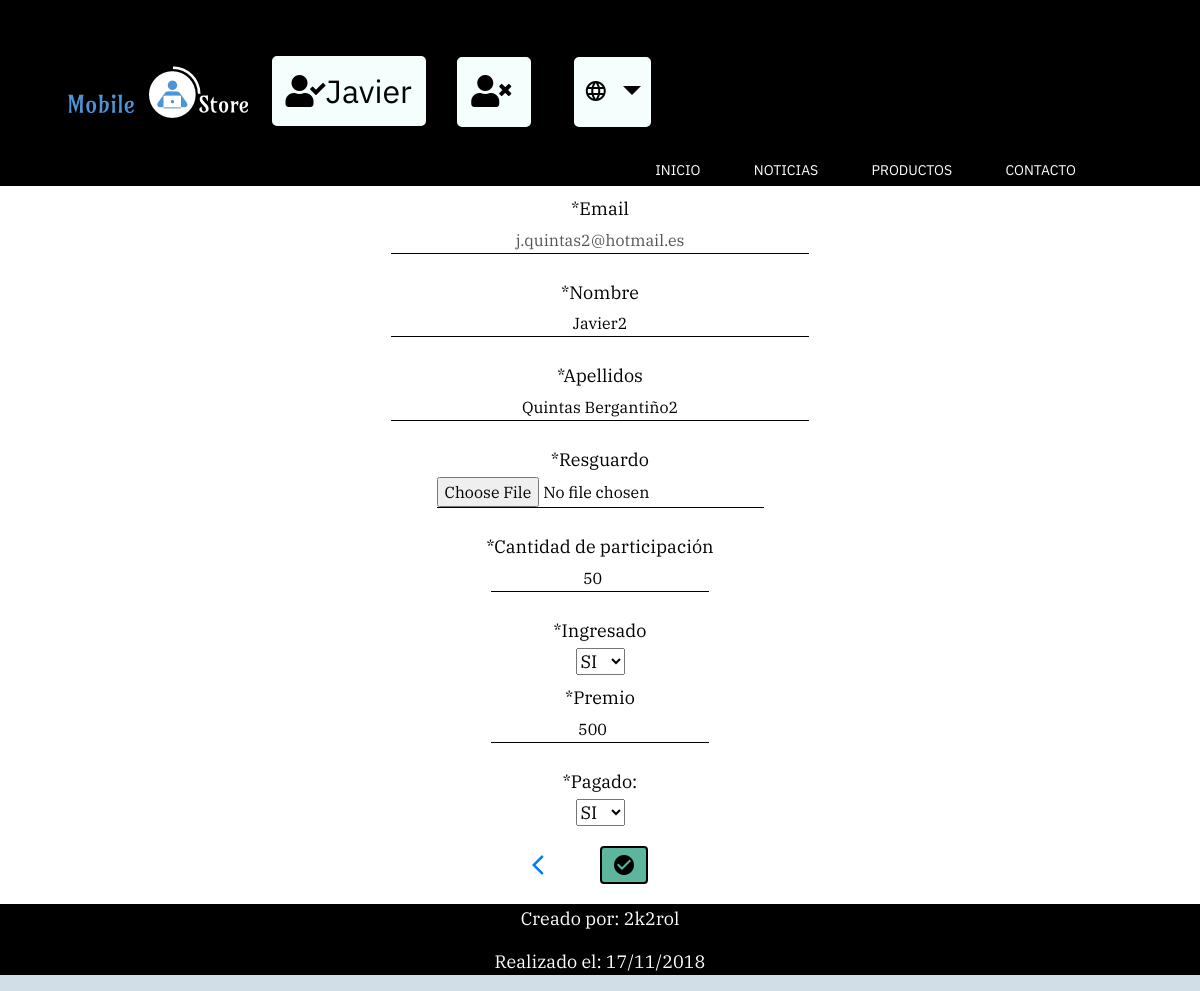
The page /Controller/Loteriaiu_Controller.php?action=edit&email=j.quintas2@hotmail.es (signed in) on the database its author committed.
### tables this page shows
CREATE TABLE `LOTERIAIU` (
  `lot.email` varchar(60) NOT NULL COMMENT 'email del que participa en la loteria',
  `lot.nombre` varchar(30) NOT NULL COMMENT 'nombre del que participa en la loteria',
  `lot.apellidos` varchar(40) NOT NULL COMMENT 'apellidos del que participa en la loteria',
  `lot.participacion` int(3) NOT NULL COMMENT 'importe con el que participa en la loteria',
  `lot.resguardo` varchar(50) NOT NULL COMMENT 'resguardo de la participación en la loteria',
  `lot.ingresado` enum('SI','NO') DEFAULT NULL COMMENT 'ha ingresado la participación',
  `lot.premiopersonal` int(6) DEFAULT NULL COMMENT 'premio que le corresponde por la participacion jugada',
  `lot.pagado` enum('SI','NO') DEFAULT NULL COMMENT 'se le ha pagado el premio que el corresponde'
);

### Controller/Loteriaiu_Controller.php (called while the page is built, shortened)
<?php
    include '../View/Loteriaiu_EDIT_View.php';
    include '../Model/Loteriaiu_model.php';
    include '../Model/Access_DB.php';
    if(!isset($_GET['action'])){
        $action = '';
    }
    else{
        $action = $_GET['action'];
    }
    switch($action){
        case 'edit':
            if(!isset($_GET['email'])){
                new Message($respuesta, '../index.php');
            }
            else{
                $loteria = new Loteria($_GET['email']);
                $loteria = $loteria->findByEmail();
                if(!$_POST){
                    $loteria = new Loteria($_GET['email']);
                    $loteria = $loteria->findByEmail();
                    new editLot($loteria);
                }
            }
        break;
    }
?>

### Model/Loteriaiu_model.php (called while the page is built, shortened)
<?php
    class Loteria{
        var $email;
        var $nombre;
        var $apellidos;
        var $resguardo;
        var $participacion;
        var $ingresado;
        var $premioPersonal;
        var $pagado;
        var $mysqli;
        function __construct($email = null,
                            $nombre = null,
                            $apellidos = null,
                            $resguardo = null,
                            $participacion = null,
                            $ingresado = null,
                            $premioPersonal = null,
                            $pagado = null){
            $this->email = $email;
            $this->nombre = $nombre;
            $this->apellidos = $apellidos;
            $this->resguardo = $resguardo;
            $this->participacion = $participacion;
            $this->ingresado = $ingresado;
            $this->premioPersonal = $premioPersonal;
            $this->pagado = $pagado;
            include_once '../Model/Access_DB.php';
	        $this->mysqli = ConnectDB();
        }
        function getEmail(){
            return $this->email;
        }
        function getNombre(){
            return $this->nombre;
        }
        function getParticipacion(){
            return $this->participacion;
        }
        function getResguardo(){
            return $this->resguardo;
        }
        function getIngresado(){
            return $this->ingresado;
        }
        function getPremioPersonal(){
            return $this->premioPersonal;
        }
        function getApellidos(){
            return $this->apellidos;
        }
        function getPagado(){
            return $this->pagado;
        }
        function findByEmail(){
            $sql = "SELECT *
                    FROM LOTERIAIU
                    WHERE `lot.email` = '$this->email'";
            $resultado = $this->mysqli->query($sql);
            if($resultado->num_rows == 0){
                return 'Email incorrecto';
            }
            else{
                $tupla = $resultado->fetch_array();
                $this->nombre = $tupla['lot.nombre'];
                $this->apellidos = $tupla['lot.apellidos'];
                $this->resguardo = $tupla['lot.resguardo'];
                $this->participacion = $tupla['lot.participacion'];
                $this->ingresado = $tupla['lot.ingresado'];
                $this->premioPersonal = $tupla['lot.premiopersonal'];
                $this->pagado = $tupla['lot.pagado'];
                return $this;
            }
        }
    }
?>

### Model/Access_DB.php (called while the page is built)
<?php
function ConnectDB()
{
    $mysqli = new mysqli("localhost", 'IU2018', 'pass2018' , 'IU2018');
	if ($mysqli->connect_errno) {
		include './MESSAGE_View.php';
		new MESSAGE("Fallo al conectar a MySQL: (" . $mysqli->connect_errno . ") " . $mysqli->connect_error, './index.php');
		return false;
	}
	else{
		return $mysqli;
	}
}
?>

### Locale/Strings_SPANISH.php (called while the page is built)
<?php
$strings =
array(
	'Loteria' => 'Loteria',
    'Inicio' => 'Inicio',
    'Noticias' => 'Noticias',
    'Productos' => 'Productos',
    'Sobre MobileStore' => 'Sobre MobileStore',
	'Sobre nosotros' => 'Sobre nosotros',
	'Contacto' => 'Contacto',
	'Usuario' => 'Usuario',
	'Contraseña' => 'Contraseña',
	'Idioma' => 'Idioma',
	'Español' => 'Español',
	'Inglés' => 'Inglés',
	'Gallego' => 'Gallego',
	'Registrate' => 'Registrate',
	'DNI' => 'DNI',
	'Teléfono' => 'Teléfono',
	'Fecha de nacimiento' => 'Fecha de nacimiento',
	'Grupo prácticas' => 'Grupo prácticas',
	'Email' => 'Email',
	'Nombre' => 'Nombre',
	'Apellidos' => 'Apellidos',
	'Curso académico' => 'Curso académico',
	'Titulación' => 'Titulación',
	'Resguardo' => 'Resguardo',
	'Cantidad de participación' => 'Cantidad de participación',
	'Ingresado' => 'Ingresado',
	'Premio' => 'Premio',
	'Pagado' => 'Pagado',
	'Editar' => 'Editar',
	'Ver' => 'Ver',
	'Borrar' => 'Borrar',
	'SI' => 'SI',
	'NO' => 'NO',
	'Participación' => 'Participación',
	'Datos a mostrar' => 'Datos a mostrar',
	'Datos a eliminar' => 'Datos a eliminar',
	'Creado por' => 'Creado por',
	'Realizado el' => 'Realizado el',
	'Email incorrecto' => 'Email incorrecto',
	'Ya existe una participación con ese email' => 'Ya existe una participación con ese email',
	'Error insertando' => 'Error insertando',
	'Insertado' => 'Insertado',
	'Error editando' => 'Error editando',
	'Editado' => 'Editado',
	'Error eliminando' => 'Error eliminando',
	'Eliminado' => 'Eliminado',
	'Login vacío' => 'Login vacío',
	'Login innexistente' => 'Login innexistente',
	'Contraseña incorrecta' => 'Contraseña incorrecta',
	'Algunos datos están vacíos' => 'Algunos datos están vacíos',
	'Login, Email o DNI ya existentes.' => 'Login, Email o DNI ya existentes.',
	'Error de inserción' => 'Error de inserción',
	'Registrado' => 'Registrado',
	'Volver' => 'Volver',
	'No hay participaciones' => 'No hay participaciones',
	'Foto' => 'Foto',
	'Sexo' => 'Sexo',
	'Fallo al conectar a MySQL: ' => 'Fallo al conectar a MySQL',
	' ' => ' '
 )
;
 ?>

### View/Loteriaiu_EDIT_View.php (the view, shortened to what this page needs)
<?php
    class editLot{
        var $loteria;
        function __construct($loteria = null){
            $this->loteria = $loteria;
            $this->render();
        }
        function render(){
            include '../View/Header.php';
?>
        <form method='POST' action="../Controller/Loteriaiu_Controller.php?action=edit&email=<?=$this->loteria->getEmail()?>" enctype="multipart/form-data">
        <label><span class="req">*</span><?= $strings['Email'] ?></label>
        <input type="email" id="email" name="email" disabled value="<?=$this->loteria->getEmail()?>" maxlength="50" size=40 onblur="comprobarEmail(this.id, this.size)">
        <label><span class="req">*</span><?= $strings['Nombre'] ?></label>
        <input type="text" id="nombre" name="nombre" value="<?=$this->loteria->getNombre()?>" maxlength="50" size=40 onblur="comprobarAlfabetico(this.id, this.size)">
        <label><span class="req">*</span><?= $strings['Apellidos'] ?></label>
        <input type="text" id="apellidos" name="apellidos" value="<?=$this->loteria->getApellidos()?>" maxlength="50" size=40 onblur="comprobarAlfabetico(this.id, this.size)">
        <label><span class="req">*</span><?= $strings['Resguardo']?></label>
        <input type="file" id="resguardo" name="resguardo" value="<?=$this->loteria->getResguardo()?>" maxlength="50" size=40>
        <label><span class="req">*</span><?= $strings['Cantidad de participación']?></label>
        <input type="number" name="participacion" id="participacion" value="<?=$this->loteria->getParticipacion()?>" maxlength="3" size=40 onblur="comprobarEntero(this.id, 0, 999)">
        <label><span class="req">*</span><?= $strings['Ingresado']?></label>
        <select name="ingresado" id="ingresado" required>
            <?php if($this->loteria->getIngresado() == $strings['SI']){
                ?>
                <option value="SI" selected><?= $strings['SI']?></option>
        </select>
        <?php
            }else{
?>
            <option value="SI"><?= $strings['SI'] ?></option>
            <option value="NO" selected><?= $strings['NO']?></option>
        </select>
<?php
            }
?>
        <label><span class="req">*</span><?= $strings['Premio'] ?></label>
		<input type="number" id="premioAdd" name="premio"  value="<?=$this->loteria->getPremioPersonal()?>" maxlength="6"
				 onblur="comprobarEntero(this.id,0,999999)">
        <label><span class="req">*</span><?= $strings['Pagado'] ?>:</label>
		<select id="pagadoAdd" name="pagado" required>
<?php            if($this->loteria->getPagado() == $strings['SI']){
    ?>
                    <option value="SI" selected><?= $strings['SI']?></option>
                    </select>
<?php
                }else{
?>
                    <option value="SI"><?= $strings['SI'] ?></option>
					<option value="NO" selected><?= $strings['NO'] ?></option>
				</select>
<?php
                }
?>
        <br>
        <a href='../index.php' class="registro"><i class="material-icons">arrow_back_ios</i></a>
        <button  id="buttonGuardar" onclick="return addLot()"><i class="material-icons" o>check_circle</i></button>
        </form>
<?php
    include '../View/Footer.php';
        }
    }
        ?>

### View/css/ET1_IU.css (style rules this page uses)
html { background-color:#D1DEE8; font-family: 'IBM Plex Sans', sans-serif; font-family: 'IBM Plex Serif', serif; }
body { background-color: white; color:black; font-family: 'IBM Plex Serif', serif; font-size: 18px; margin:0; }
button { background-color: #7DC2D4; transition: all ease-in-out 500ms; }
form { margin-left:auto; margin-right:auto; text-align: center; }
label { display:block; margin-top: 0.5em; margin-bottom: 0.25em; }
input { margin-bottom: 1em; background-color: white; border: none; border-bottom:1px solid black; text-align: center; font-size: 16px; }
#buttonGuardar { border-radius: 4px; border:none; margin-left: 40px; margin-top: 20px; margin-right: 20px; padding-left:10px; padding-top: 5px; padding-bottom: 5px; padding-right: 10px; background-color: #5CB59C; border: 2px solid black; transition: all ease-in-out 250ms; }

### rows shown on the page
loteriaiu: email "j.quintas2@hotmail.es", nombre "Javier2", apellidos "Quintas Bergantiño2", participacion "50", ingresado "SI", premio "500", pagado "SI"

### other values the page prints
$_SESSION['login'] "Javier"
$strings['Inicio'] "INICIO"
$strings['Noticias'] "NOTICIAS"
$strings['Productos'] "PRODUCTOS"
$strings['Contacto'] "CONTACTO"
$strings['Email'] "Email"
$strings['Nombre'] "Nombre"
$strings['Apellidos'] "Apellidos"
$strings['Resguardo'] "Resguardo"
$strings['Cantidad de participación'] "Cantidad de participación"
$strings['Ingresado'] "Ingresado"
$strings['Premio'] "Premio"
$strings['Pagado'] "Pagado"
$strings['Creado por'] "Creado por"
$strings['Realizado el'] "Realizado el"
